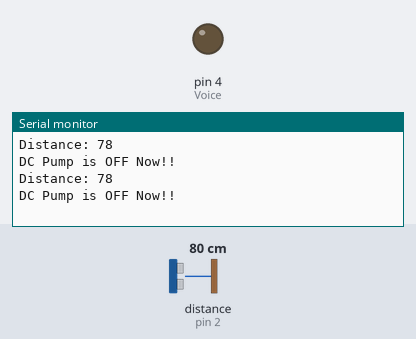
This sketch was run on a simulated Arduino Uno, built with avr-gcc and run on an emulated ATmega328P. On the bench: output pins drawn as LEDs (lit = HIGH), the last lines printed to the serial monitor. Wiring (inferred from the names in the program): ultrasonic range finder: trigger pin 3; echo pin 2. The test bench sets the inputs (shaded band); at power-on: distance to the obstacle (sensor on pin 2) 80 cm. The echo pulse lasts 58.3 µs per cm; the audio player accepts every command and is not drawn; pins used as bus, display or sensor lines are not drawn.

Above: at 4.8 s.
4.9 s: distance to the obstacle (sensor on pin 2) set to 12 cm
At 8.5 s:
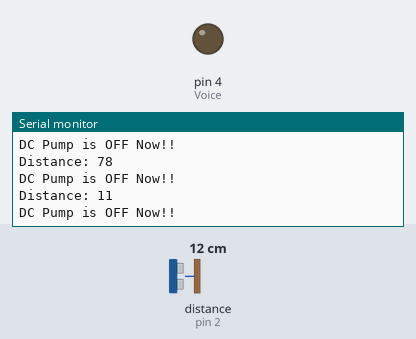
9.9 s: distance to the obstacle (sensor on pin 2) set to 9 cm
At 12.7 s:
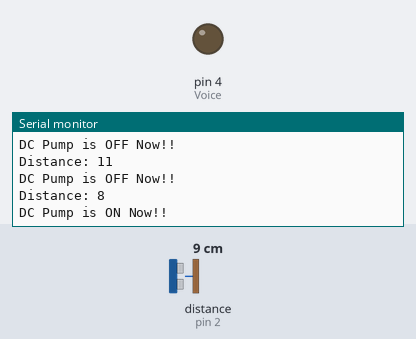
Timing chart, 0 to 14.2 s (numbered marks = the images above; inputs shaded):
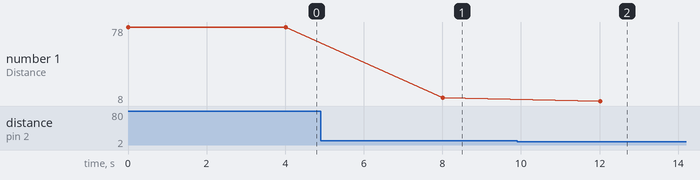

Measured:
- the behaviour switches between 11 and 10 cm on distance to the obstacle (sensor on pin 2) (found by bisection; images 1 and 2)
- after the input at 4.9 s, the serial monitor: prints a new line after 3.1 s (image 1)
- after the input at 9.9 s, the serial monitor: prints a new line after 2.1 s (image 2)
- plotted number 1: 78 → 11 after the input at 4.9 s, 11 → 8 after the input at 9.9 s

The sketch:

audio_record.ino
```cpp
const int trigPin = 3;
const int echoPin = 2;
#define DCwater_pump 8
  // defines pins
    long duration;
    int distance;
// voice libraries and defining pins
#include "Talkie.h"
#include "PCM.h"
#define Voice 4
Talkie voice;
const unsigned char sample[ ] PROGMEM = {
126, 127, 128, 128, 128, 128, 128, 127, 128, 128, 128, 129, 129, 128, 127, 128, 128, 127, 126, 127, 128, 129, 128, 127, 126, 127, 128, 128, 126, 126, 127, 127, 127, 127, 127, 127, 126, 127, 126, 127, 128, 128, 128, 128, 128, 127, 128, 128, 128, 129, 129, 128, 127, 128, 128, 127, 126, 127, 128, 129, 128, 127, 126, 127, 128, 128, 126, 126, 127, 127, 127, 127, 127, 127, 126, 127,
};
 const unsigned char sample_1[ ] PROGMEM = {
 126, 127, 128, 128, 128, 128, 128, 127, 128, 128, 128, 129, 129, 128, 127, 128, 128, 127, 126, 127, 128, 129, 128, 127, 126, 127, 128, 128, 126, 126, 127, 127, 127, 127, 127, 127, 126, 127, 126, 127, 128, 128, 128, 128, 128, 127, 128, 128, 128, 129, 129, 128, 127, 128, 128, 127, 126, 127, 128, 129, 128, 127, 126, 127, 128, 128, 126, 126, 127, 127, 127, 127, 127, 127, 126, 127,
};

    void setup()
{
    pinMode(trigPin, OUTPUT); // Sets the trigPin as an Output
    pinMode(echoPin, INPUT); // Sets the echoPin as an Input
    pinMode(DCwater_pump, OUTPUT);
    Serial.begin(9600); // For serial communication

// arduino in voice setup
    pinMode(Voice, OUTPUT);
  startPlayback(sample, sizeof(sample));
  startPlayback(sample_1, sizeof(sample_1));
}
    void loop()
{
    digitalWrite(trigPin, LOW);
    delayMicroseconds(2);
    digitalWrite(trigPin, HIGH);
    delayMicroseconds(10);
    digitalWrite(trigPin, LOW);
    duration = pulseIn(echoPin, HIGH);
    //Distance calculation
    distance= duration*0.034/2;
    // Printinng the distance on the Serial Monitor
    Serial.print("Distance: ");
    Serial.println(distance);

 if (distance < 10)
{
 digitalWrite(DCwater_pump,HIGH);
 Serial.println("DC Pump is ON Now!!");
 delay(1500);
 digitalWrite(DCwater_pump, LOW);
 Serial.print("Pump OFF");
 delay(1000);
// voice setup it will say thankyou for sanitizing your hands and have a nice day!
 startPlayback(sample, sizeof(sample));
 delay(3500);
}
else
{
 digitalWrite(DCwater_pump,LOW);
 Serial.println("DC Pump is OFF Now!!");
 delay(500);
 // voice setup it will say plz santize your hands before entering the premises!
  startPlayback(sample_1, sizeof(sample_1));
   delay(3500);
}
}
```
